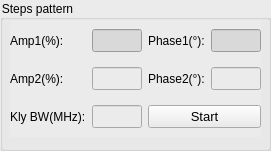
   <widget class="QGroupBox" name="groupBox_Steps">
    <property name="geometry">
     <rect>
      <x>140</x>
      <y>20</y>
      <width>271</width>
      <height>151</height>
     </rect>
    </property>
    <property name="styleSheet">
     <string notr="true">background-color: rgb(235, 235, 235);</string>
    </property>
    <property name="title">
     <string>Steps pattern</string>
    </property>
    <widget class="QWidget" name="layoutWidget">
     <property name="geometry">
      <rect>
       <x>10</x>
       <y>20</y>
       <width>251</width>
       <height>117</height>
      </rect>
     </property>
     <layout class="QGridLayout" name="gridLayout_6">
      <item row="0" column="0">
       <widget class="QLabel" name="label_159">
        <property name="font">
         <font>
          <family>Arial</family>
          <pointsize>9</pointsize>
          <weight>50</weight>
          <bold>false</bold>
         </font>
        </property>
        <property name="text">
         <string>Amp1(%):</string>
        </property>
       </widget>
      </item>
      <item row="0" column="1">
       <widget class="QLineEdit" name="lineEdit_SP_Amp1">
        <property name="font">
         <font>
          <family>Arial</family>
          <pointsize>10</pointsize>
          <weight>50</weight>
          <bold>false</bold>
         </font>
        </property>
        <property name="mouseTracking">
         <bool>true</bool>
        </property>
        <property name="styleSheet">
         <string notr="true">background-color: rgb(217, 217, 217);</string>
        </property>
        <property name="text">
         <string/>
        </property>
       </widget>
      </item>
      <item row="0" column="2">
       <widget class="QLabel" name="label_160">
        <property name="font">
         <font>
          <family>Arial</family>
          <pointsize>9</pointsize>
          <weight>50</weight>
          <bold>false</bold>
         </font>
        </property>
        <property name="text">
         <string>Phase1(°):</string>
        </property>
       </widget>
      </item>
      <item row="0" column="3">
       <widget class="QLineEdit" name="lineEdit_SP_Phase1">
        <property name="font">
         <font>
          <family>Arial</family>
          <pointsize>10</pointsize>
          <weight>50</weight>
          <bold>false</bold>
         </font>
        </property>
        <property name="mouseTracking">
         <bool>true</bool>
        </property>
        <property name="styleSheet">
         <string notr="true">background-color: rgb(217, 217, 217);</string>
        </property>
        <property name="text">
         <string/>
        </property>
       </widget>
      </item>
      <item row="1" column="0">
       <widget class="QLabel" name="label_161">
        <property name="font">
         <font>
          <family>Arial</family>
          <pointsize>9</pointsize>
          <weight>50</weight>
          <bold>false</bold>
         </font>
        </property>
        <property name="text">
         <string>Amp2(%):</string>
        </property>
       </widget>
      </item>
      <item row="1" column="1">
       <widget class="QLineEdit" name="lineEdit_SP_Amp2">
        <property name="font">
         <font>
          <family>Arial</family>
          <pointsize>10</pointsize>
          <weight>50</weight>
          <bold>false</bold>
         </font>
        </property>
        <property name="mouseTracking">
         <bool>true</bool>
        </property>
        <property name="text">
         <string/>
        </property>
       </widget>
      </item>
      <item row="1" column="2">
       <widget class="QLabel" name="label_162">
        <property name="font">
         <font>
          <family>Arial</family>
          <pointsize>9</pointsize>
          <weight>50</weight>
          <bold>false</bold>
         </font>
        </property>
        <property name="text">
         <string>Phase2(°):</string>
        </property>
       </widget>
      </item>
      <item row="1" column="3">
       <widget class="QLineEdit" name="lineEdit_SP_Phase2">
        <property name="font">
         <font>
          <family>Arial</family>
          <pointsize>10</pointsize>
          <weight>50</weight>
          <bold>false</bold>
         </font>
        </property>
        <property name="mouseTracking">
         <bool>true</bool>
        </property>
        <property name="text">
         <string/>
        </property>
       </widget>
      </item>
      <item row="2" column="0">
       <widget class="QLabel" name="label_163">
        <property name="font">
         <font>
          <family>Arial</family>
          <pointsize>9</pointsize>
          <weight>50</weight>
          <bold>false</bold>
         </font>
        </property>
        <property name="text">
         <string>Kly BW(MHz):</string>
        </property>
       </widget>
      </item>
      <item row="2" column="1">
       <widget class="QLineEdit" name="lineEdit_SP_BW">
        <property name="font">
         <font>
          <family>Arial</family>
          <pointsize>10</pointsize>
          <weight>50</weight>
          <bold>false</bold>
         </font>
        </property>
        <property name="mouseTracking">
         <bool>true</bool>
        </property>
        <property name="text">
         <string/>
        </property>
       </widget>
      </item>
      <item row="2" column="2" colspan="2">
       <widget class="QPushButton" name="pushButton_6">
        <property name="font">
         <font>
          <pointsize>10</pointsize>
          <weight>50</weight>
          <bold>false</bold>
         </font>
        </property>
        <property name="text">
         <string>Start</string>
        </property>
       </widget>
      </item>
     </layout>
    </widget>
   </widget>
